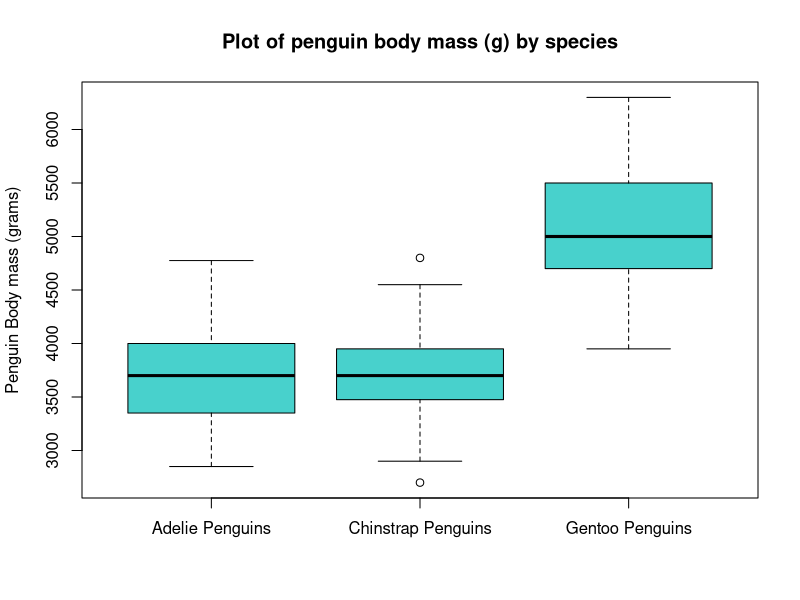
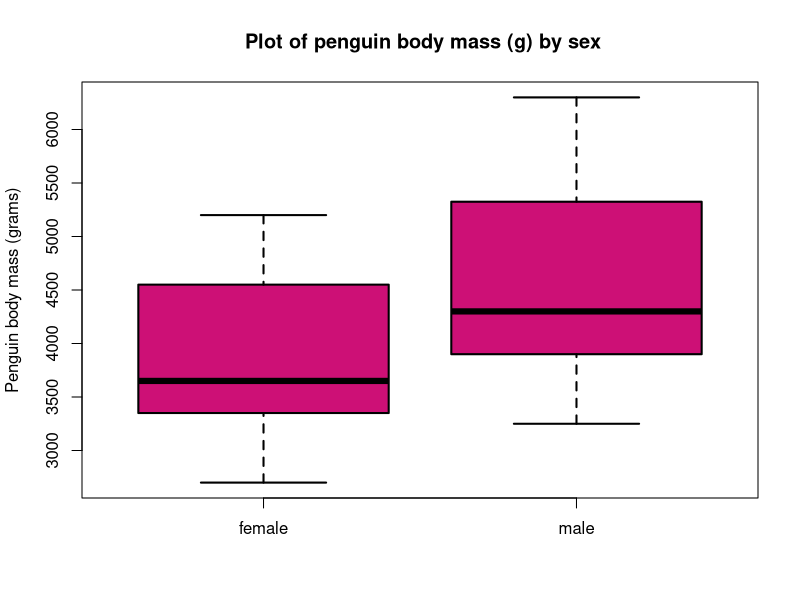
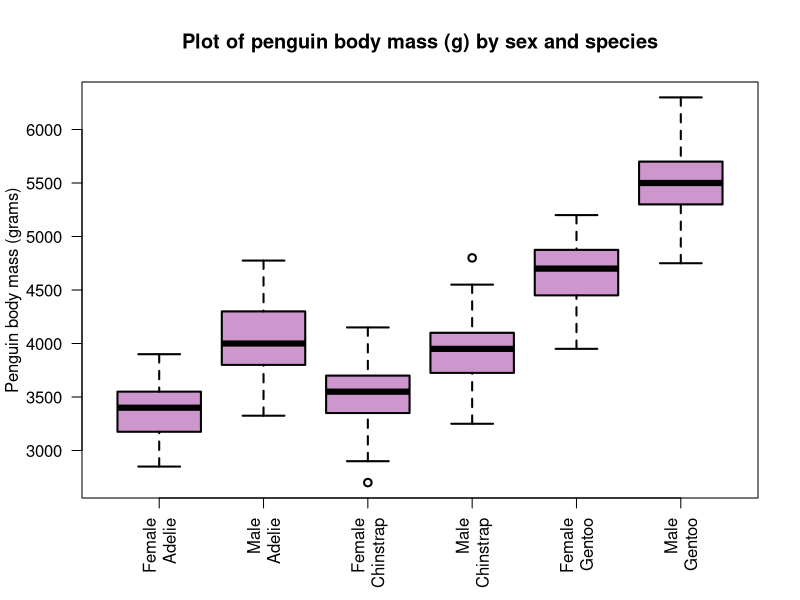

Here is the R script that generated these plots, in order:
## ---- chunk 1
knitr::opts_chunk$set(echo = TRUE)
require(palmerpenguins)
## ---- chunk 2

boxplot(formula = body_mass_g ~ species,
        data = penguins,
        main = "Plot of penguin body mass (g) by species", xlab="",
        ylab = "Penguin Body mass (grams)", col = "mediumturquoise",
        names = c("Adelie Penguins", "Chinstrap Penguins", "Gentoo Penguins"))
## ---- chunk 3

boxplot(formula = body_mass_g ~ sex, 
        data = penguins, lwd = 2, col = "deeppink3", font = 3,
        main = " Plot of penguin body mass (g) by sex",
        xlab = "", ylab = "Penguin body mass (grams)")
## ---- chunk 4
require(palmerpenguins)
boxplot(formula = body_mass_g ~ sex:species,
        data = penguins, lwd = 2, col = "plum3", font = 3,
        main = "Plot of penguin body mass (g) by sex and species", las = 2, 
        ylab= "Penguin body mass (grams)", xlab = " ",
        names = c("Female\nAdelie", "Male\nAdelie", "Female\nChinstrap", "Male\nChinstrap", "Female\nGentoo", "Male\nGentoo"))

